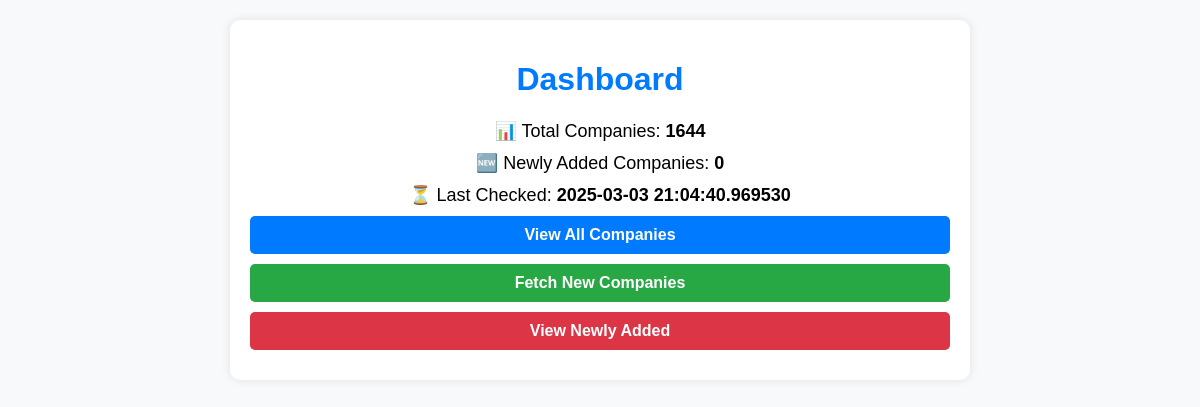
The page / (signed in) on the database as committed earlier.
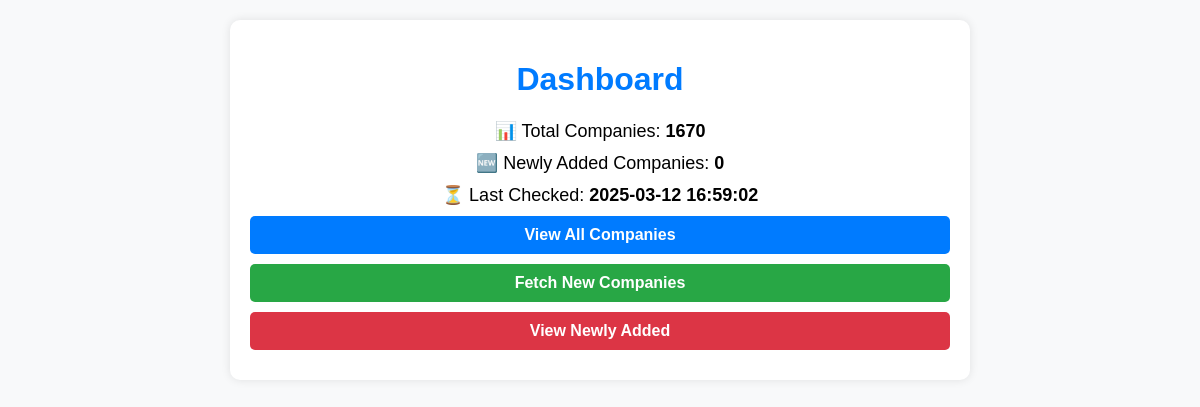
The same page on the database as committed later.
### tables this page shows
CREATE TABLE last_checked (
            id INTEGER PRIMARY KEY AUTOINCREMENT,
            timestamp TEXT,
            new_count INTEGER
        );

### app.py (the view)
    def wrapper(*args, **kwargs):
        if not is_logged_in():
            return redirect(url_for("login"))
        return func(*args, **kwargs)

### app.py (called while the page is built)
def is_logged_in():
    return session.get("logged_in")

def login_required(func):
    def wrapper(*args, **kwargs):
        if not is_logged_in():
            return redirect(url_for("login"))
        return func(*args, **kwargs)
    wrapper.__name__ = func.__name__
    return wrapper

def fetch_companies():
    conn = sqlite3.connect("companies.db")
    cursor = conn.cursor()
    cursor.execute("SELECT id, url FROM companies ORDER BY id DESC")  # Newest first
    companies = cursor.fetchall()
    conn.close()
    return companies

def get_last_checked():
    conn = sqlite3.connect("companies.db")
    cursor = conn.cursor()
    cursor.execute("SELECT timestamp, new_count FROM last_checked ORDER BY id DESC LIMIT 1")
    result = cursor.fetchone()
    conn.close()
    return result if result else ("Never", 0)

@app.route('/')
@login_required
def index():
    companies = fetch_companies()
    total_companies = len(companies)
    last_checked, new_companies = get_last_checked()
    return render_template("index.html", total_companies=total_companies, last_checked=last_checked, new_companies=new_companies)

### templates/index.html (shortened to what this page needs)
<!DOCTYPE html>
<html lang="en">
<head>
</head>
<body>
    <div class="container">
        <h1>Dashboard</h1>
        <p class="stats">📊 Total Companies: <b>{{ total_companies }}</b></p>
        <p class="stats">🆕 Newly Added Companies: <b>{{ new_companies }}</b></p>
        <p class="stats">⏳ Last Checked: <b>{{ last_checked }}</b></p>
        <a class="btn btn-blue" href="{{ url_for('companies') }}">View All Companies</a>
        <a class="btn btn-green" href="{{ url_for('fetch_new') }}">Fetch New Companies</a>
        <a class="btn btn-red" href="{{ url_for('new_records') }}">View Newly Added</a>
    </div>
</body>
</html>

Rows that differ between the two databases and show on the page:
removed last_checked: timestamp "2025-03-03 21:04:40.969530"
now on this page (row edited): last_checked: timestamp "2025-03-12 16:59:02"
Other text that changed with them:
{{ total_companies }}: "1644" → "1670"
